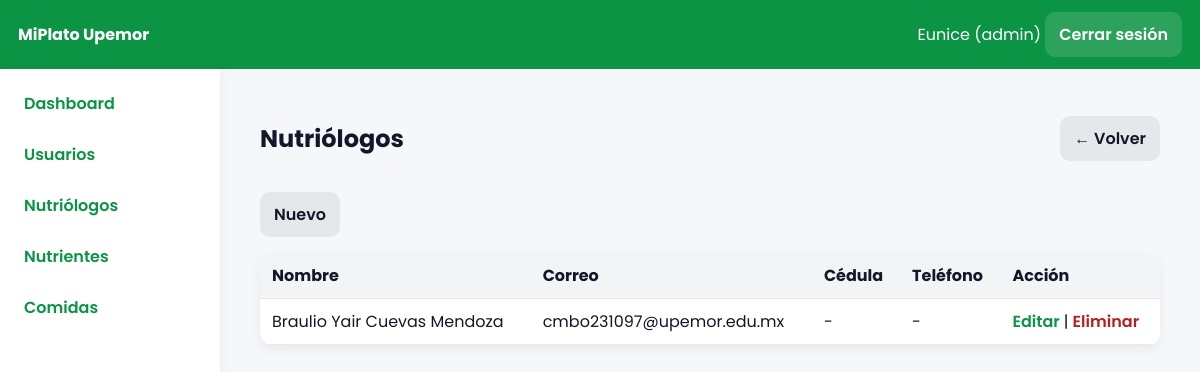
Page /index.php?controller=admin&action=nutriologos (signed in) on the earlier database version.
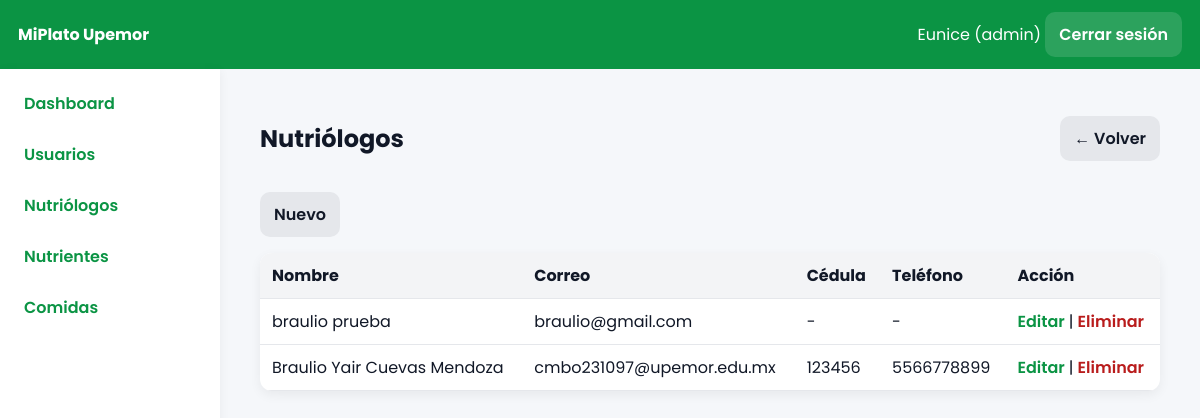
Same page on the later database version.
### tables this page shows
CREATE TABLE `usuarios` (
  `id` int(11) NOT NULL AUTO_INCREMENT,
  `nombre` varchar(100) NOT NULL,
  `apellidos` varchar(120) DEFAULT NULL,
  `correo` varchar(120) NOT NULL,
  `password` varchar(255) NOT NULL,
  `rol` enum('admin','nutriologo','estudiante') NOT NULL DEFAULT 'estudiante',
  `creado_en` timestamp NOT NULL DEFAULT current_timestamp(),
  PRIMARY KEY (`id`),
  UNIQUE KEY `correo` (`correo`)
);

CREATE TABLE `nutriologos_detalle` (
  `id` int(11) NOT NULL AUTO_INCREMENT,
  `usuario_id` int(11) NOT NULL,
  `cedula` varchar(50) DEFAULT NULL,
  `telefono` varchar(30) DEFAULT NULL,
  `completed` tinyint(1) DEFAULT 0,
  PRIMARY KEY (`id`),
  KEY `usuario_id` (`usuario_id`),
  CONSTRAINT `nutriologos_detalle_ibfk_1` FOREIGN KEY (`usuario_id`) REFERENCES `usuarios` (`id`) ON DELETE CASCADE
);

### app/core/Controller.php (called while the page is built, shortened)
<?php
class Controller{
  protected function view($file,$data=[]){
    include __DIR__.'/../views/layout.php';
  }
  protected function partial($file,$data=[]){
    extract($data);
    include __DIR__.'/../views/'.$file.'.php';
  }
}

### app/controllers/AdminController.php (called while the page is built, shortened)
<?php
class AdminController extends Controller{
public function nutriologos(){
    require_once __DIR__.'/../models/NutriologoDetalle.php';
    $ndM = new NutriologoDetalle();
    $list = $ndM->allWithUsers();
    $this->view('admin/nutriologos/index', compact('list'));
}
}

### app/core/Router.php (called while the page is built, shortened)
<?php
class Router{
  public static function dispatch(){
    $a=$_GET['action']??'login';
    $o=new $cn();
    $o->$a();
  }
}

### index.php (called while the page is built, shortened)
<?php
require __DIR__.'/app/core/Controller.php';
require __DIR__.'/app/core/Model.php';
require __DIR__.'/app/core/Database.php';
require __DIR__.'/app/core/Router.php';
Router::dispatch();

### app/core/Database.php (called while the page is built)
<?php
class Database{
  private static $c=null;
  public static function getConnection(){
    if(self::$c===null){
      $dsn='mysql:host='.DB_HOST.';dbname='.DB_NAME.';charset=utf8mb4';
      self::$c=new PDO(
        $dsn,
        DB_USER,
        DB_PASS,
        [
          PDO::ATTR_ERRMODE=>PDO::ERRMODE_EXCEPTION,
          PDO::ATTR_DEFAULT_FETCH_MODE=>PDO::FETCH_ASSOC
        ]
      );
    }
    return self::$c;
  }
}

### app/core/Model.php (called while the page is built, shortened)
<?php
class Model{
  function __construct(){
    $this->db=Database::getConnection();
  }
}

### app/models/NutriologoDetalle.php (called while the page is built, shortened)
<?php
class NutriologoDetalle extends Model{
  public function allWithUsers(){
    return $this->db->query("SELECT u.id,u.nombre,u.apellidos,u.correo,nd.cedula,nd.telefono FROM usuarios u LEFT JOIN nutriologos_detalle nd ON u.id=nd.usuario_id WHERE u.rol='nutriologo' ORDER BY u.id DESC")->fetchAll();
  }
}

### app/views/admin/nutriologos/index.php (the view, shortened to what this page needs)
<div class='page-head'>
    <h2>Nutriólogos</h2>
    <a class='btn' href='index.php?controller=admin&action=dashboard'>← Volver</a>
</div>
<div class='actions'>
    <a class='btn' href='index.php?controller=admin&action=nutriologoForm'>Nuevo</a>
</div>
<table class='table'>
    <thead>
        <tr>
            <th>Nombre</th>
            <th>Correo</th>
            <th>Cédula</th>
            <th>Teléfono</th>
            <th>Acción</th>
        </tr>
    </thead>
    <tbody>
        <?php foreach($list as $u): ?>
            <tr>
                <td><?= htmlspecialchars($u['nombre'].' '.$u['apellidos']) ?></td>
                <td><?= htmlspecialchars($u['correo']) ?></td>
                <td><?= htmlspecialchars($u['cedula'] ?? '-') ?></td>
                <td><?= htmlspecialchars($u['telefono'] ?? '-') ?></td>
                <td>
                    <a class='link' href='index.php?controller=admin&action=nutriologoForm&id=<?= $u['id'] ?>'>
                        Editar
                    </a> |
                    <a class='link danger' href='index.php?controller=admin&action=nutriologoDelete&id=<?= $u['id'] ?>'
                       onclick="return confirm('¿Seguro que deseas eliminar este nutriólogo?');">
                        Eliminar
                    </a>
                </td>
            </tr>
        <?php endforeach; ?>
    </tbody>
</table>

Differences in the rows shown:
no longer on this page (row unchanged): usuarios: nombre+apellidos "Braulio Yair Cuevas Mendoza", correo "cmbo231097@upemor.edu.mx", cedula "-", telefono "-"
added usuarios: nombre+apellidos "braulio prueba", correo "braulio@gmail.com", cedula "-", telefono "-"
added nutriologos_detalle: usuario.apellidos "Braulio Yair Cuevas Mendoza", usuario.correo "cmbo231097@upemor.edu.mx", cedula "123456", telefono "5566778899"
